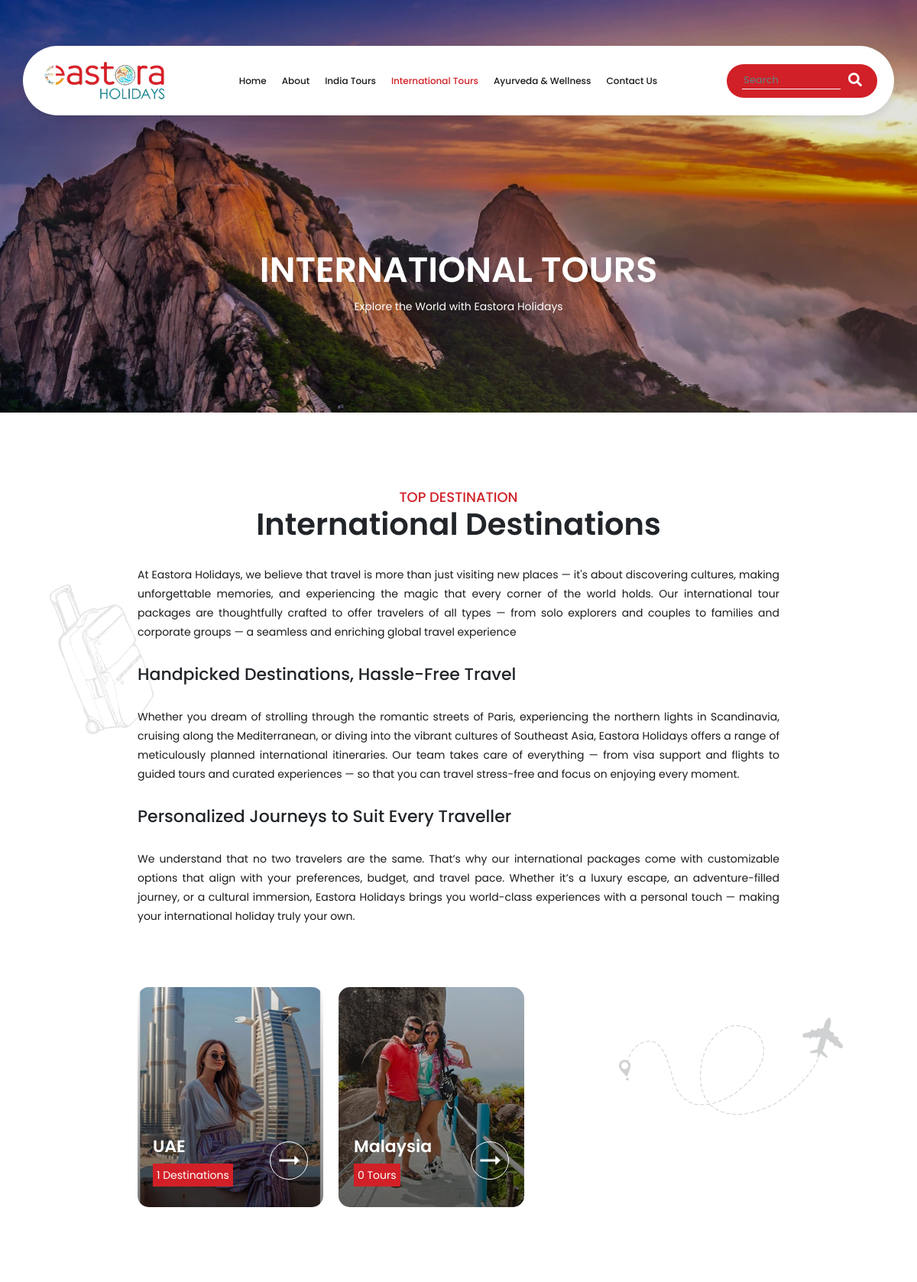
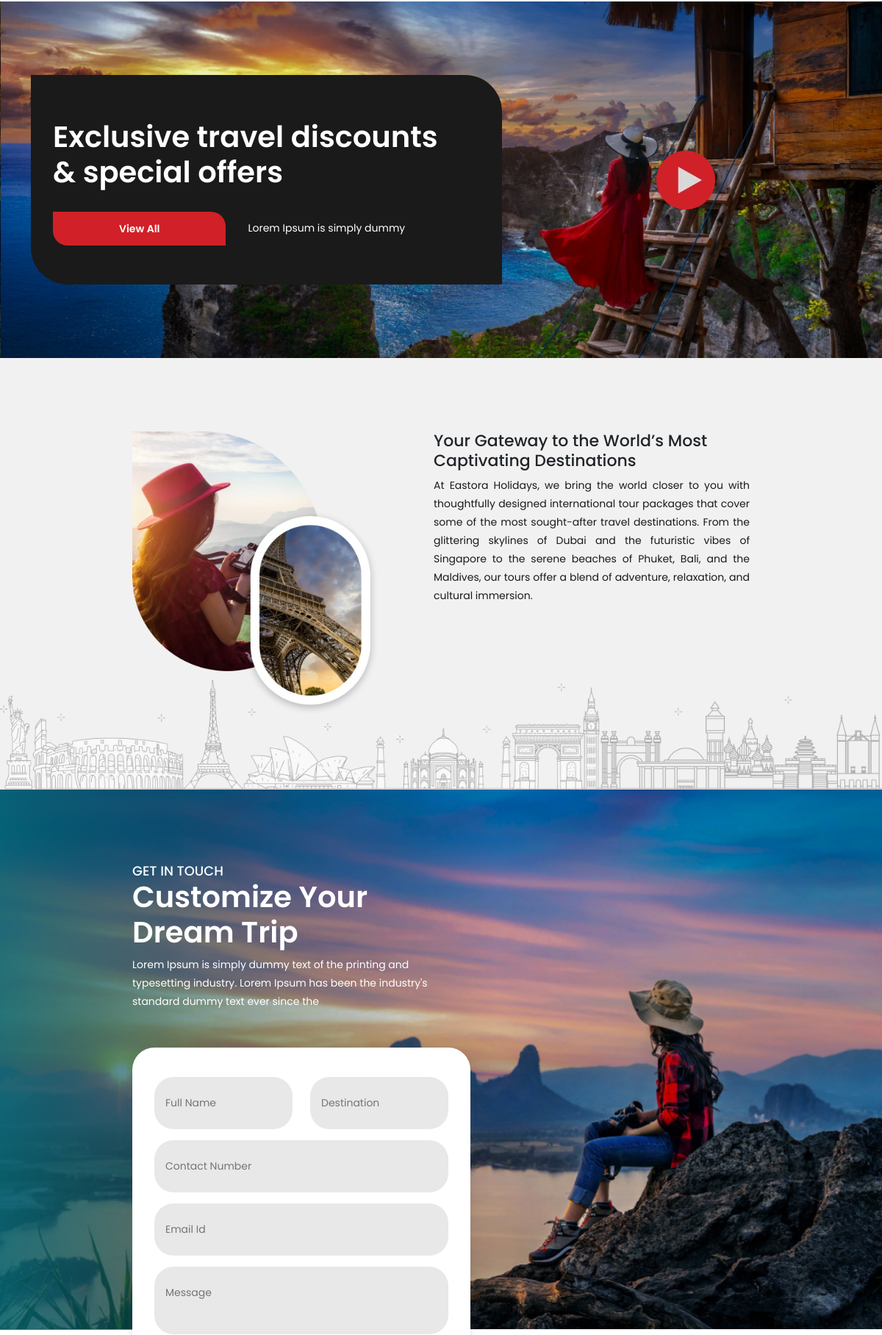
Screenshot of /international-tours/ (upper part) with the database file from the repository (2 pictures, top to bottom).
### booking/models.py (models this page shows, shortened)
class Category(models.Model):
    PARENT_CHOICES = [
        ('india', 'India Tours'),
        ('international', 'International Tours'),
        ('ayurveda', 'Ayurveda & Wellness'),
        ('specials', 'Eastora Specials'),
    ]
    name = models.CharField(max_length=100)
    slug = models.SlugField(unique=True, blank=True)
    parent = models.ForeignKey(
        'self',
        null=True,
        blank=True,
        related_name='subcategories',
        on_delete=models.CASCADE
    )
    parent_choice = models.CharField(
        max_length=20,
        choices=PARENT_CHOICES,
        default='india',
        help_text="Top-level grouping for this category."
    )
    banner_image_desktop = models.ImageField(upload_to='category_banners/desktop/', null=True, blank=True)
    banner_image_mobile = models.ImageField(upload_to='category_banners/mobile/', null=True, blank=True)
    card_image = models.ImageField(upload_to='category_banners/cards/',null=True,blank=True,
        help_text="Image to be shown in category cards or grid views."
    )
    short_description = models.CharField(max_length=255, blank=True)
    long_description = models.TextField(blank=True)
    tittle_first = models.CharField(max_length=100, null=True, blank=True)
    tittle_second = models.CharField(max_length=100, null=True, blank=True)
    content_first = models.TextField(blank=True)
    content_second = models.TextField(blank=True)
    is_featured = models.BooleanField(default=False)

### booking/views.py (the view, shortened to what this page needs)
# urls.py: path('international-tours/', views.international_tours_view, name='international_tours'),
def international_tours_view(request):
    international_subcategories = Category.objects.filter(
        parent_choice='international',
        parent__isnull=True,
    ).annotate(
        package_count=Count('packages'),
        has_children=Count('subcategories')
    )
    for subcat in international_subcategories:
        subcat.children = Category.objects.filter(parent=subcat).annotate(
            package_count=Count('packages')
        )
    return render(request, 'international/destinations.html', {
        'international_subcategories': international_subcategories
    })

### templates/international/destinations.html (shortened to what this page needs)
{% extends 'base.html' %}
{% load static %}
{% block content %}
<div class="sub-page-hero intrnl-tour-wrapper">
    <div class="tour-hero-content">
        <h1>International Tours</h1>
        <p>Explore the World with Eastora Holidays</p>
    </div>
</div>
<section class="recmntn-wrapper subpage-packages">
    <img class="package-cr-shape" src="{% static 'assets/images/plane-root-shape.webp' %}" alt="Airoplane Shape">
    <img class="trolly-bb-shape" src="{% static 'assets/images/trolley-bag.webp' %}" alt="Trolly Bag">
    <div class="container recmntn">
         <div class="recmntn-content">
            <div class="sec-title">
                <h6>TOP DESTINATION</h6>
                <h2>
                    International Destinations
                </h2>
            </div>
            <p> At Eastora Holidays, we believe that travel is more than just visiting new places — it's about
                discovering cultures, making unforgettable memories, and experiencing the magic that every corner of the
                world holds. Our international tour packages are thoughtfully crafted to offer travelers of all types —
                from solo explorers and couples to families and corporate groups — a seamless and enriching global
                travel experience </p>
            <h3>Handpicked Destinations, Hassle-Free Travel</h3>
            <p> Whether you dream of strolling through the romantic streets of Paris, experiencing the northern lights
                in Scandinavia, cruising along the Mediterranean, or diving into the vibrant cultures of Southeast Asia,
                Eastora Holidays offers a range of meticulously planned international itineraries. Our team takes care
                of everything — from visa support and flights to guided tours and curated experiences — so that you can
                travel stress-free and focus on enjoying every moment.</p>
            <h3>Personalized Journeys to Suit Every Traveller</h3>
            <p> We understand that no two travelers are the same. That’s why our international packages come with
                customizable options that align with your preferences, budget, and travel pace. Whether it’s a luxury
                escape, an adventure-filled journey, or a cultural immersion, Eastora Holidays brings you world-class
                experiences with a personal touch — making your international holiday truly your own.</p>
        </div>
        <div class="recmntn-package-wrapper internation-top-destini">
            {% for category in international_subcategories %}
            <div class="recmntn-package-item">
                {% if category.card_image %}
                <a href="{% url 'international_subcategory_detail' subcategory_slug=category.slug %}">
                <img src="{{ category.card_image.url }}" alt="{{ category.name }}">
                </a>
                {% else %}
                <img src="{% static 'assets/images/default-image.webp' %}" alt="Default Image">
                </a>
                {% endif %}
                <div class="recmntn-package-info">
                    <div class="recmntn-package-info-details">
                        <h3>{{ category.name }}</h3>
                        <span>
                            {% if category.has_children %}
                                {{ category.children|length }} Destinations
                            {% else %}
                                {{ category.package_count }} Tours
                            {% endif %}
                        </span>
                    </div>
                    <div class="recmntn-package-info-cta">
                        <div class="recmntn-package-info-cta-icon">
                            {% if subcategories %}
                                {% for sub in subcategories %}
                                    <a href="{% url 'international_subcategory_detail' subcategory_slug=sub.slug %}">
                                        <img src="{% static 'assets/images/icons/arrow-right.webp' %}" alt="Right Icon">
                                    </a>
                                {% endfor %}
                            {% else %}
                                <a href="{% url 'international_subcategory_detail' subcategory_slug=category.slug %}">
                                    <img src="{% static 'assets/images/icons/arrow-right.webp' %}" alt="Right Icon">
                                </a>
                            {% endif %}
                        </div>
                    </div>
                </div>
            </div>
            {% endfor %}
        </div>
    </div>
</section>
<section class="spl-offer-wrapper">
    <div class="container">
        <div class="row">
            <div class="col-lg-7">
                <div class="offer-widget">
                    <h2>Exclusive travel discounts <br>
                        & special offers</h2>
                    <div class="offer-widget-actions">
                        <div class="custom-btn">
                            <a href="#">View All</a>
                        </div>
                        <p>Lorem Ipsum is simply dummy </p>
                    </div>
                </div>
            </div>
            <div class="col-lg-5 d-flex justify-content-center align-items-center">
                <div class="offer-video">
                    <a href="#"><img src="{% static 'assets/images/play-btn.webp' %}" alt="Play Button"></a>
                </div>
            </div>
        </div>
    </div>
</section>
<section class="sub-page-first-content-sec">
    <div class="container">
        <div class="row">
            <div class="col-lg-5">
                <div class="first-content-sec-img">
                    <img src="{% static 'assets/images/content-sec-img-1.webp' %}" alt="International Destinations ">
                </div>
            </div>
            <div class="col-lg-7">
                <div class="first-content-sec-content">
                    <div class="sec-title">
                        <h3>Your Gateway to the World’s Most Captivating Destinations</h3>
                    </div>
                    <p>At Eastora Holidays, we bring the world closer to you with thoughtfully designed international tour packages that cover some of the most sought-after travel destinations. From the glittering skylines of Dubai and the futuristic vibes of Singapore to the serene beaches of Phuket, Bali, and the Maldives, our tours offer a blend of adventure, relaxation, and cultural immersion.</p>
                </div>
            </div>
        </div>
    </div>
    <img class="sub-page-sec-btm-pattern" src="{% static 'assets/images/sub-page-sec-btm-pattern.webp' %}"
        alt="BG Pattern">
</section>
<section class="get-in-touch-wrapper sub-page">
    <div class="container">
        <div class="row">
            <div class="col-lg-6">
                <div class="sec-title">
                    <h6>Get In Touch</h6>
                    <h2>
                        Customize Your<br>
                        Dream Trip
                    </h2>
                </div>
                <p>Lorem Ipsum is simply dummy text of the printing and typesetting industry. Lorem Ipsum has been the
                    industry's standard dummy text ever since the </p>
                <div class="get-in-touch-form">
                    <form action=" " method="post">{% csrf_token %}
                        <div class="row">
                            <div class="col-lg-6">
                                <input type="text" name="name" placeholder="Full Name" required>
                            </div>
                            <div class="col-lg-6">
                                <input type="text" name="destination" placeholder="Destination" required>
                            </div>
                            <div class="col-lg-12">
                                <input type="text" name="number" placeholder="Contact Number" required>
                            </div>
                            <div class="col-lg-12">
                                <input type="email" name="email" placeholder="Email Id" required>
                            </div>
                            <div class="col-lg-12">
                                <textarea name="message" id="message" placeholder="Message" required></textarea>
                            </div>
                        </div>
                    </form>
                </div>
            </div>
            <div class="col-lg-6"></div>
        </div>
    </div>
</section>
<section class="sub-page-second-content-sec">
</section>
{% endblock %}

### rows the page displays
Category: card_image (picture), name "UAE", children|length "1"
Category: card_image (picture), name "Malaysia", package_count "0"
